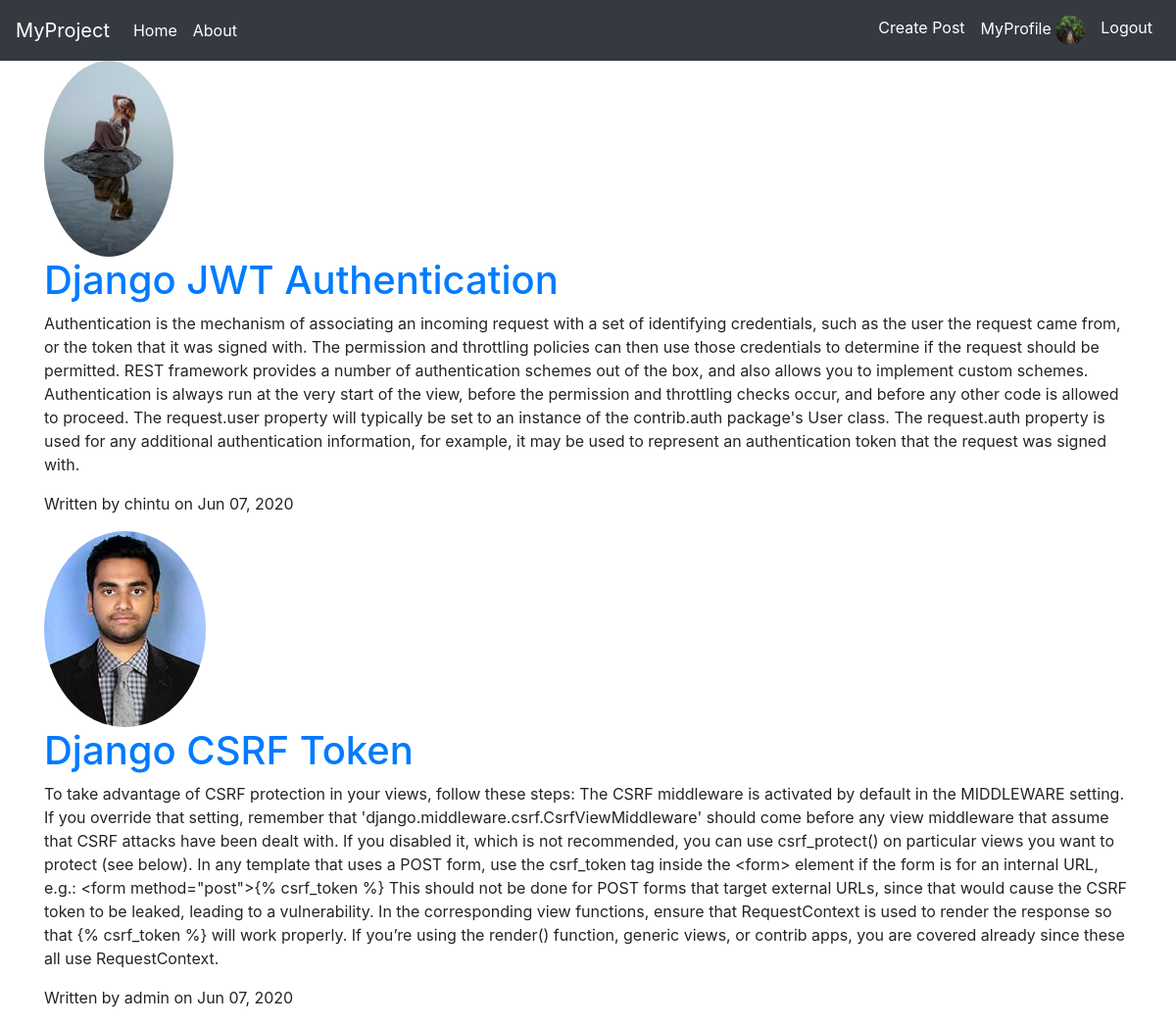
Screenshot of / (signed in) with the database file from the repository.
### users/models.py (models this page shows, shortened)
class Profile(models.Model):
    user = models.OneToOneField(User, on_delete=models.CASCADE)
    image = models.ImageField(default="default.jpg", upload_to='profile_pics')
    nickname = models.CharField(max_length=64, null=True, blank=True)
    dob = models.DateField(null=True, blank=True)
    gender = models.CharField(max_length=1,
                              choices=GENDER_CHOICES, default='M')
    bio = models.TextField(max_length=1024, null=True, blank=True)

### blog/models.py (models this page shows, shortened)
class Post(models.Model):
    title = models.CharField(max_length=200)
    content = models.TextField()
    date_posted = models.DateTimeField(default=timezone.now)
    author = models.ForeignKey(User, on_delete = models.CASCADE)

### blog/views.py (the view)
# urls.py: path('', PostListView.as_view(), name='home'),
class PostListView(ListView):
    model = Post
    template_name = 'blog/home.html' #by default looks for (<app_name>/<model>_<viewtype.html>)
    context_object_name = 'posts'  #looks for object_list(Default)
    ordering = ['-date_posted']
    paginate_by = 2

### blog/templates/blog/home.html
{% extends 'blog/base.html' %}
{% block content %}
{% for post in posts %}
  <img class="rounded-circle" src="{{ post.author.profile.image.url }}">
  <h1><a href="{% url 'post-detail' post.pk %}">{{ post.title }}</a></h1>
  <p>{{ post.content }}</p>
  <p>Written by {{ post.author }} on {{ post.date_posted|date:"M d, Y" }} </p>
{% endfor %}
{% endblock %}

### blog/templates/blog/nav.html (shortened to what this page needs)
<nav class="navbar sticky-top navbar-expand-lg navbar-dark bg-dark">
  <a class="navbar-brand" href="{% url 'home' %}">MyProject</a>
  <div class="collapse navbar-collapse" id="navbarSupportedContent">
    <ul class="navbar-nav mr-auto">
      <li class="nav-item active">
        <a class="nav-link" href="{% url 'home' %}">Home <span class="sr-only">(current)</span></a>
      </li>
      <li class="nav-item active">
        <a class="nav-link" href="{% url 'about' %}">About</a>
      </li>
    </ul>
    <ul class="navbar-nav ml-auto">
      {% if user.is_authenticated %}
      <li class="nav-item active">
        <a class="nav-link" href="{% url 'post-create' %}">Create Post</a>
      </li>
      <li class="nav-item active">
        <a class="nav-link" href="{% url 'myprofile' %}">MyProfile <img class="rounded-circle" src="{{ user.profile.image.url }}" width="30" height="30"/></a>
      </li>
      <li class="nav-item active">
        <a class="nav-link" href="{% url 'logout' %}">Logout</a>
      </li>
      {% endif %}
      </ul>
  </div>
</nav>

### rows the page displays
Post: author.profile.image (picture), title "Django JWT Authentication", content "Authentication is the mechanism of associating an incoming request with a set of identifying credentials, such as the user the request came from, or the token that it was signed with. The permission and throttling policies can then use those credentials to determine if the request should be permitted. REST framework provides a number of authentication schemes out of the box, and also allows you to implement custom schemes. Authentication is always run at the very start of the view, before the permission and throttling checks occur, and before any other code is allowed to proceed. The request.user property will typically be set to an instance of the contrib.auth package's User class. The…", author "chintu", date_posted "Jun 07, 2020"
Post: author.profile.image (picture), title "Django CSRF Token", content "To take advantage of CSRF protection in your views, follow these steps: The CSRF middleware is activated by default in the MIDDLEWARE setting. If you override that setting, remember that 'django.middleware.csrf.CsrfViewMiddleware' should come before any view middleware that assume that CSRF attacks have been dealt with. If you disabled it, which is not recommended, you can use csrf_protect() on particular views you want to protect (see below). In any template that uses a POST form, use the csrf_token tag inside the <form> element if the form is for an internal URL, e.g.: <form method=\"post\">{% csrf_token %} This should not be done for POST forms that target external URLs, since that would…", author "admin", date_posted "Jun 07, 2020"
